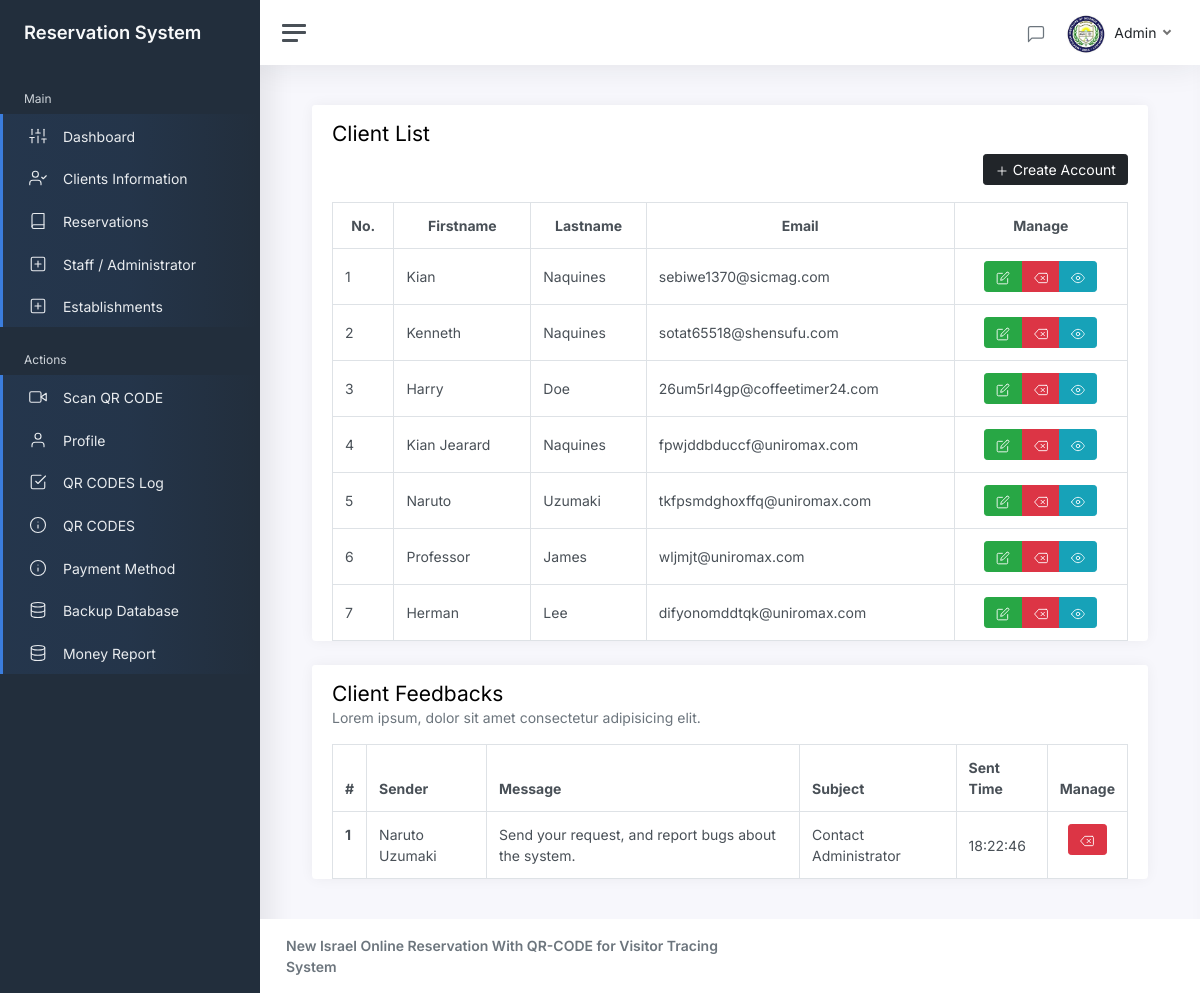
Page /admin/clients.php (signed in) on the committed database.
### tables this page shows
CREATE TABLE `advance_user` (
  `advance_user_id` int(11) NOT NULL AUTO_INCREMENT,
  `advance_user_name` varchar(255) NOT NULL,
  `advance_user_email` varchar(255) NOT NULL,
  `gender` varchar(100) NOT NULL,
  `advance_user_role` varchar(255) NOT NULL,
  `advance_user_password` varchar(255) NOT NULL,
  `profile_image` varchar(255) NOT NULL,
  `verified` int(11) NOT NULL,
  `advance_user_created` datetime(6) NOT NULL,
  PRIMARY KEY (`advance_user_id`)
);

CREATE TABLE `client` (
  `client_id` int(11) NOT NULL AUTO_INCREMENT,
  `client_firstname` varchar(255) NOT NULL,
  `client_lastname` varchar(255) NOT NULL,
  `client_email` varchar(255) NOT NULL,
  `client_password` varchar(255) NOT NULL,
  `client_gender` varchar(50) NOT NULL,
  `client_image` varchar(255) NOT NULL,
  `account_created` datetime NOT NULL,
  `role` int(2) NOT NULL,
  `verified` int(12) NOT NULL,
  PRIMARY KEY (`client_id`)
);

CREATE TABLE `messages` (
  `message_id` int(11) NOT NULL AUTO_INCREMENT,
  `fullname` varchar(255) NOT NULL,
  `body` varchar(255) NOT NULL,
  `from` varchar(255) NOT NULL,
  `receiver` varchar(255) NOT NULL,
  `subject` varchar(255) NOT NULL,
  `message_date` varchar(255) NOT NULL,
  `seen` int(10) NOT NULL,
  PRIMARY KEY (`message_id`)
);

### admin/src/validation_loggedin.php (called while the page is built, shortened)
<?php
	require_once '../src/token.php';
	if($_SESSION['token'] != $token){
		header('location: index?error=You must login first.');
		session_unset();
		session_destroy();
		exit();
	}elseif ($_SESSION['advance_user_loggedin'] !== TRUE) {
		header('location: index?error=You must login first.');
		session_unset();
		session_destroy();
		exit();
	}else if(empty($_SESSION['token']) AND empty($_SESSION['token']) AND empty($_SESSION['client_email']) AND empty($_SESSION['client_role']) ){
		header('location: index?error=You must login first.');
		session_unset();
		session_destroy();
		exit();
	}else{
		$id         = htmlspecialchars($_SESSION['advance_user_id']);
		$username   = htmlspecialchars($_SESSION['advance_user_name']);
		$role       = htmlspecialchars($_SESSION['advance_user_role']);
	}
?>

### admin/clients.php (the view, shortened to what this page needs)
<?php include "src/validation_loggedin.php"; ?>
<!DOCTYPE html>
<html lang="en">
<head>
	<link href="css/app.css" rel="stylesheet">
	<link rel="stylesheet" type="text/css" href="https://cdn.datatables.net/v/bs5/jszip-2.5.0/dt-1.11.2/b-2.0.0/b-colvis-2.0.0/b-html5-2.0.0/b-print-2.0.0/datatables.min.css"/>
</head>
<body>
	<div class="wrapper">
		<?php include "includes/sidebar.php"; ?>
		<div class="main">
		<?php include "includes/navbar.php"; ?>
			<main class="content">
				<div class="container-fluid">
					<div class="card">
						<div class="card-header">
							<h3>Client List</h3>
							<div align="right">
								<a href="add_client.php" class="btn btn-dark"><i class="align-middle text-white" data-feather="plus"></i> Create Account</a>
							</div>
						</div>
                        <div class="card-body py-0">
                        	<div class="row">
                            <div class="col-xl-12 w-100 table-responsive">
                            <table class="table table-bordered my-0" id="mytable">
                                    <thead>
                                        <tr class="text-center">
											<th class="d-none d-md-table-cell">No.</th>
                                            <th>Firstname</th>
                                            <th>Lastname</th>
                                            <th class="d-none d-md-table-cell">Email</th>
                                            <th>Manage</th>
                                        </tr>
                                    </thead>
                                    <tbody>
                                    <?php
										$getclients = $conn->prepare("SELECT * FROM client");
										$getclients->execute();
										$result = $getclients->get_result();
										$i = 1;
										while ($row = $result->fetch_assoc()) {
											echo '
											<tr>
											<td class="d-none d-md-table-cell">'.$i++.'</td>
                                            <td>'.$row['client_firstname'].'</td>
                                            <td>'.$row['client_lastname'].'</td>
                                            <td class="d-none d-md-table-cell">'.$row['client_email'].'</td>
                                            <td class="text-center">
                                                <div class="btn-group">
                                                    <a href="update_client.php?profile='.$row['client_id'].'&&'.md5($row['client_gender']).'&&gender='.$row['client_gender'].'" class="btn btn-success "><i class="align-middle text-white" data-feather="edit"></i></a>
                                                    <button class="btn btn-danger" id="delete" data-id="'.$row['client_id'].'"><i class="align-middle text-white" data-feather="delete"></i></button>
													<a href="view_profile.php?profile_id='.$row['client_id'].'" class="btn btn-info" id="view"><i class="align-middle text-white" data-feather="eye"></i></a>
                                                </div>
                                            </td>
                                        </tr>
											';
										}
										?>
                                    </tbody>
                                </table>
								</div>
							</div>
                        </div>
						</div>
							<div class="card">
								<div class="card-header">
									<h3>Client Feedbacks</h3>
									<h6 class="card-subtitle text-muted">Lorem ipsum, dolor sit amet consectetur adipisicing elit.</h6>
								</div>
								<div class="card-body py-0">
									<div class="table-responsive">
									<table class="table table-bordered mb-0" id="messages">
										<thead>
											<tr>
												<th scope="col">#</th>
												<th scope="col">Sender</th>
												<th scope="col">Message</th>
												<th scope="col">Subject</th>
												<th scope="col">Sent Time</th>
												<th scope="col">Manage</th>
											</tr>
										</thead>
										<tbody>
										<?php
										$message_i = 1;
										$messages = $conn->prepare("SELECT * FROM messages ");
										$messages->execute();
										$messages_result = $messages->get_result();
										if($messages_result->num_rows > 0){
											while ($message = $messages_result->fetch_assoc()) {
												echo '
													<tr>
														<th scope="row">'.$message_i++.'</th>
														<td>'.$message['fullname'].'</td>
														<td>'.$message['body'].'</td>
														<td>'.$message['subject'].'</td>
														<td>'.$message['message_date'].'</td>
														<th class="text-center">
															<div class="btn-group">
																<button class="btn btn-danger" id="delete_feedback" data-id="'.$message['message_id'].'"><i class="align-middle text-white" data-feather="delete"></i></button>
															</div>
														</th>
													</tr>';
											}
										}
										?>
										</tbody>
									</table>
								</div>
								</div>
							</div>
				</div>
			</main>
			<?php include "includes/footer.php"; ?>
		</div>
	</div>
</body>
</html>

### admin/includes/navbar.php (shortened to what this page needs)
<nav class="navbar navbar-expand navbar-light navbar-bg">
    <a class="sidebar-toggle d-flex">
        <i class="hamburger align-self-center"></i>
    </a>
    <div class="navbar-collapse collapse">
        <ul class="navbar-nav navbar-align">
            <?php
            if($role == "1"){
                echo '
                <li class="nav-item dropdown">
                <a class="nav-icon dropdown-toggle" href="#" id="messagesDropdown" data-bs-toggle="dropdown">
                    <div class="position-relative">
                        <i class="align-middle" data-feather="message-square"></i>
                        <div id="message_count">
                        </div>
                    </div>
                </a>
                <div class="dropdown-menu dropdown-menu-lg dropdown-menu-end py-0" aria-labelledby="messagesDropdown">
                    <div class="dropdown-menu-header">
                        <div class="position-relative">
                            Messages
                        </div>
                    </div>
                    <div class="list-group" id="message_list" style="overflow-x: auto; height: 300px;">
                    </div>
                    <div class="dropdown-menu-footer">
                        <a href="#" class="text-muted">Show all messages</a>
                    </div>
                </div>
            </li>
                ';
            }else{
                echo '';
            }
            ?>
            <li class="nav-item dropdown">
                <?php
							$getprofileimage = mysqli_query($conn,"SELECT profile_image FROM advance_user WHERE advance_user_id = '$id' LIMIT 1");
							while($getimage = mysqli_fetch_assoc($getprofileimage)){
									echo '
									<a class="nav-link dropdown-toggle d-none d-sm-inline-block" href="#" data-bs-toggle="dropdown">
										<img src="'.$getimage["profile_image"].'" class="avatar img-fluid rounded-circle me-1" alt="'.$username.'" /> <span class="text-dark">'.$username.'</span>
									</a>';
							}
						?>
            </li>
        </ul>
    </div>
</nav>

### rows in the picture
advance_user: profile_image (picture)
client: client_firstname "Kian", client_lastname "Naquines", client_email "sebiwe1370@sicmag.com"
client: client_firstname "Kenneth", client_lastname "Naquines", client_email "sotat65518@shensufu.com"
client: client_firstname "Harry", client_lastname "Doe", client_email "26um5rl4gp@coffeetimer24.com"
client: client_firstname "Kian Jearard", client_lastname "Naquines", client_email "fpwjddbduccf@uniromax.com"
client: client_firstname "Naruto", client_lastname "Uzumaki", client_email "tkfpsmdghoxffq@uniromax.com"
client: client_firstname "Professor", client_lastname "James", client_email "wljmjt@uniromax.com"
client: client_firstname "Herman", client_lastname "Lee", client_email "difyonomddtqk@uniromax.com"
messages: fullname "Naruto Uzumaki", body "Send your request, and report bugs about the system.", subject "Contact Administrator", message_date "18:22:46"
